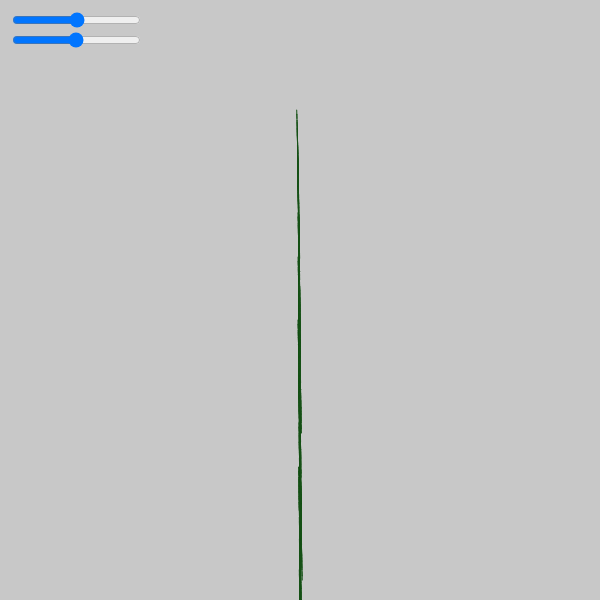
Frame 1 (no input)
Frame 60 (no input): identical to frame 1, image omitted
Frame 120 (the mouse pressed at the canvas centre since frame 60): identical to frame 1, image omitted

The p5.js sketch that drew this single still picture (run headless with seeded random() and noise() and a simulated clock; from frame 60 on, the mouse is pressed at the canvas centre):

// p5.js sketch
// ── sketch.js
let lengthSlider, angleSlider;
let initialLength=100;
let angle;

function setup() {
  createCanvas(600, 600);
  background(0,0,0);
  stroke(0);
  
  
  lengthSlider = createSlider(100, 200, 150);
  lengthSlider.position(10, 10);
  
  angleSlider = createSlider(0, TWO_PI, PI / 1, 0.01);
  angleSlider.position(10, 30);
  
}


function draw() {
  background(200);
  stroke("rgb(22,81,22)");
  
  
  let len = lengthSlider.value();
  let angle = angleSlider.value();
  
 
  translate(width / 2, height);
  
  
  branch(len, angle);
}

function branch(len, angle) {
  // Draw the current branch
  line(0, 0, 0, -len);
  translate(0, -len);
  
  // If the length is above a certain threshold, continue branching
  if (len > 6) {
    push();
    rotate(1 * angle);
    branch(len * 0.7, angle);
    pop();
    
    push();
    rotate(-2 * -angle);
    branch(len * 0.7, angle);
    pop();
  }
  
  translate(0, len);
}

function mouseMoved() {
  redraw(0);
}
